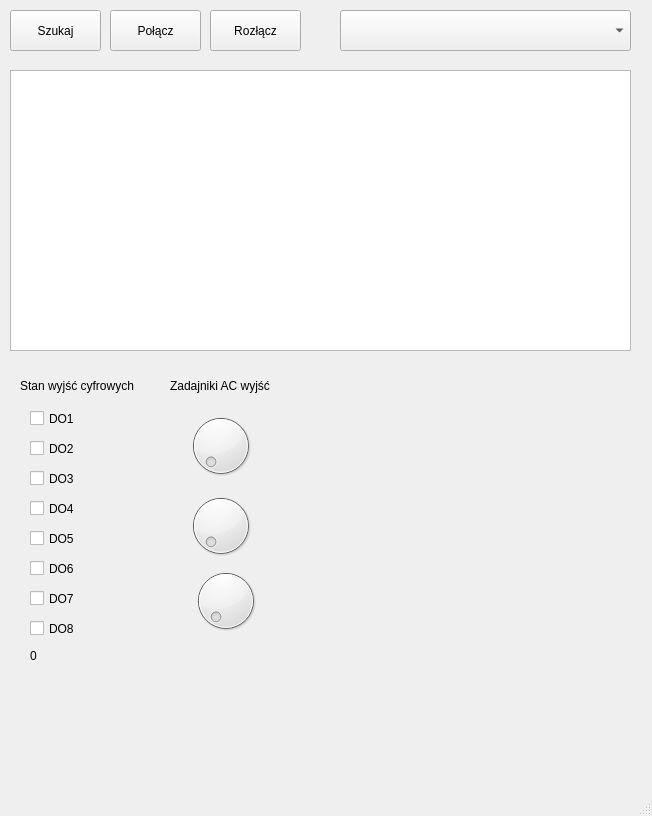
<?xml version="1.0" encoding="UTF-8"?>
<ui version="4.0">
 <class>MainWindow</class>
 <widget class="QMainWindow" name="MainWindow">
  <property name="geometry">
   <rect>
    <x>0</x>
    <y>0</y>
    <width>652</width>
    <height>816</height>
   </rect>
  </property>
  <property name="windowTitle">
   <string>MainWindow</string>
  </property>
  <widget class="QWidget" name="centralwidget">
   <widget class="QPushButton" name="pushButtonSzukaj">
    <property name="geometry">
     <rect>
      <x>10</x>
      <y>10</y>
      <width>91</width>
      <height>41</height>
     </rect>
    </property>
    <property name="text">
     <string>Szukaj</string>
    </property>
   </widget>
   <widget class="QPushButton" name="pushButtonPolacz">
    <property name="geometry">
     <rect>
      <x>110</x>
      <y>10</y>
      <width>91</width>
      <height>41</height>
     </rect>
    </property>
    <property name="text">
     <string>Połącz</string>
    </property>
   </widget>
   <widget class="QPushButton" name="pushButtonRozlacz">
    <property name="geometry">
     <rect>
      <x>210</x>
      <y>10</y>
      <width>91</width>
      <height>41</height>
     </rect>
    </property>
    <property name="text">
     <string>Rozłącz</string>
    </property>
   </widget>
   <widget class="QComboBox" name="comboBox">
    <property name="geometry">
     <rect>
      <x>340</x>
      <y>10</y>
      <width>291</width>
      <height>41</height>
     </rect>
    </property>
   </widget>
   <widget class="QTextEdit" name="textEdit">
    <property name="geometry">
     <rect>
      <x>10</x>
      <y>70</y>
      <width>621</width>
      <height>281</height>
     </rect>
    </property>
   </widget>
   <widget class="QLabel" name="label">
    <property name="geometry">
     <rect>
      <x>20</x>
      <y>370</y>
      <width>151</width>
      <height>31</height>
     </rect>
    </property>
    <property name="text">
     <string>Stan wyjść cyfrowych</string>
    </property>
   </widget>
   <widget class="QDial" name="dial">
    <property name="geometry">
     <rect>
      <x>170</x>
      <y>410</y>
      <width>101</width>
      <height>71</height>
     </rect>
    </property>
    <property name="maximum">
     <number>1023</number>
    </property>
   </widget>
   <widget class="QLabel" name="label_3">
    <property name="geometry">
     <rect>
      <x>170</x>
      <y>370</y>
      <width>141</width>
      <height>31</height>
     </rect>
    </property>
    <property name="text">
     <string>Zadajniki AC wyjść</string>
    </property>
   </widget>
   <widget class="QDial" name="dial_2">
    <property name="geometry">
     <rect>
      <x>180</x>
      <y>490</y>
      <width>81</width>
      <height>71</height>
     </rect>
    </property>
    <property name="maximum">
     <number>1023</number>
    </property>
   </widget>
   <widget class="QDial" name="dial_3">
    <property name="geometry">
     <rect>
      <x>190</x>
      <y>560</y>
      <width>71</width>
      <height>81</height>
     </rect>
    </property>
    <property name="maximum">
     <number>1023</number>
    </property>
   </widget>
   <widget class="QCheckBox" name="checkBox">
    <property name="geometry">
     <rect>
      <x>30</x>
      <y>410</y>
      <width>64</width>
      <height>17</height>
     </rect>
    </property>
    <property name="text">
     <string>DO1</string>
    </property>
   </widget>
   <widget class="QCheckBox" name="checkBox_2">
    <property name="geometry">
     <rect>
      <x>30</x>
      <y>440</y>
      <width>64</width>
      <height>17</height>
     </rect>
    </property>
    <property name="text">
     <string>DO2</string>
    </property>
   </widget>
   <widget class="QCheckBox" name="checkBox_3">
    <property name="geometry">
     <rect>
      <x>30</x>
      <y>470</y>
      <width>64</width>
      <height>17</height>
     </rect>
    </property>
    <property name="text">
     <string>DO3</string>
    </property>
   </widget>
   <widget class="QCheckBox" name="checkBox_4">
    <property name="geometry">
     <rect>
      <x>30</x>
      <y>500</y>
      <width>64</width>
      <height>17</height>
     </rect>
    </property>
    <property name="text">
     <string>DO4</string>
    </property>
   </widget>
   <widget class="QCheckBox" name="checkBox_5">
    <property name="geometry">
     <rect>
      <x>30</x>
      <y>560</y>
      <width>64</width>
      <height>17</height>
     </rect>
    </property>
    <property name="text">
     <string>DO6</string>
    </property>
   </widget>
   <widget class="QCheckBox" name="checkBox_6">
    <property name="geometry">
     <rect>
      <x>30</x>
      <y>590</y>
      <width>64</width>
      <height>17</height>
     </rect>
    </property>
    <property name="text">
     <string>DO7</string>
    </property>
   </widget>
   <widget class="QCheckBox" name="checkBox_7">
    <property name="geometry">
     <rect>
      <x>30</x>
      <y>620</y>
      <width>64</width>
      <height>17</height>
     </rect>
    </property>
    <property name="text">
     <string>DO8</string>
    </property>
   </widget>
   <widget class="QCheckBox" name="checkBox_8">
    <property name="geometry">
     <rect>
      <x>30</x>
      <y>530</y>
      <width>64</width>
      <height>17</height>
     </rect>
    </property>
    <property name="text">
     <string>DO5</string>
    </property>
   </widget>
   <widget class="QLabel" name="StanWejsc">
    <property name="geometry">
     <rect>
      <x>30</x>
      <y>640</y>
      <width>51</width>
      <height>31</height>
     </rect>
    </property>
    <property name="text">
     <string>0</string>
    </property>
   </widget>
   <widget class="QCustomPlot" name="wykres1" native="true">
    <property name="geometry">
     <rect>
      <x>280</x>
      <y>380</y>
      <width>351</width>
      <height>301</height>
     </rect>
    </property>
   </widget>
  </widget>
  <widget class="QMenuBar" name="menubar">
   <property name="geometry">
    <rect>
     <x>0</x>
     <y>0</y>
     <width>652</width>
     <height>21</height>
    </rect>
   </property>
  </widget>
  <widget class="QStatusBar" name="statusbar"/>
 </widget>
 <customwidgets>
  <customwidget>
   <class>QCustomPlot</class>
   <extends>QWidget</extends>
   <header>qcustomplot.h</header>
   <container>1</container>
  </customwidget>
 </customwidgets>
 <resources/>
 <connections/>
</ui>
